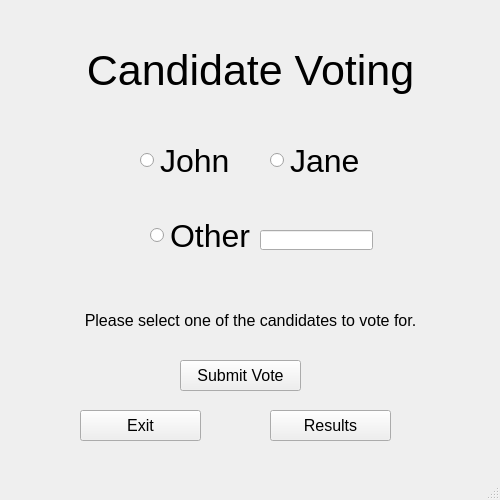
<?xml version="1.0" encoding="UTF-8"?>
<ui version="4.0">
 <class>MainWindow</class>
 <widget class="QMainWindow" name="MainWindow">
  <property name="enabled">
   <bool>true</bool>
  </property>
  <property name="geometry">
   <rect>
    <x>0</x>
    <y>0</y>
    <width>500</width>
    <height>500</height>
   </rect>
  </property>
  <property name="minimumSize">
   <size>
    <width>500</width>
    <height>500</height>
   </size>
  </property>
  <property name="maximumSize">
   <size>
    <width>500</width>
    <height>500</height>
   </size>
  </property>
  <property name="font">
   <font>
    <pointsize>12</pointsize>
   </font>
  </property>
  <property name="windowTitle">
   <string>CandidateVoting</string>
  </property>
  <widget class="QWidget" name="centralwidget">
   <widget class="QPushButton" name="submit_button">
    <property name="geometry">
     <rect>
      <x>180</x>
      <y>360</y>
      <width>121</width>
      <height>31</height>
     </rect>
    </property>
    <property name="maximumSize">
     <size>
      <width>500</width>
      <height>500</height>
     </size>
    </property>
    <property name="text">
     <string>Submit Vote</string>
    </property>
   </widget>
   <widget class="QLabel" name="result_text">
    <property name="geometry">
     <rect>
      <x>50</x>
      <y>280</y>
      <width>401</width>
      <height>81</height>
     </rect>
    </property>
    <property name="text">
     <string>Please select one of the candidates to vote for.</string>
    </property>
    <property name="alignment">
     <set>Qt::AlignCenter</set>
    </property>
   </widget>
   <widget class="QLabel" name="title">
    <property name="geometry">
     <rect>
      <x>0</x>
      <y>0</y>
      <width>501</width>
      <height>141</height>
     </rect>
    </property>
    <property name="font">
     <font>
      <pointsize>32</pointsize>
     </font>
    </property>
    <property name="text">
     <string>Candidate Voting</string>
    </property>
    <property name="alignment">
     <set>Qt::AlignCenter</set>
    </property>
   </widget>
   <widget class="QRadioButton" name="candidate2_button">
    <property name="geometry">
     <rect>
      <x>270</x>
      <y>140</y>
      <width>101</width>
      <height>41</height>
     </rect>
    </property>
    <property name="font">
     <font>
      <pointsize>24</pointsize>
     </font>
    </property>
    <property name="text">
     <string>Jane</string>
    </property>
   </widget>
   <widget class="QPushButton" name="result_button">
    <property name="geometry">
     <rect>
      <x>270</x>
      <y>410</y>
      <width>121</width>
      <height>31</height>
     </rect>
    </property>
    <property name="text">
     <string>Results</string>
    </property>
   </widget>
   <widget class="QPushButton" name="exit_button">
    <property name="geometry">
     <rect>
      <x>80</x>
      <y>410</y>
      <width>121</width>
      <height>31</height>
     </rect>
    </property>
    <property name="text">
     <string>Exit</string>
    </property>
   </widget>
   <widget class="QRadioButton" name="candidate1_button">
    <property name="geometry">
     <rect>
      <x>140</x>
      <y>140</y>
      <width>91</width>
      <height>41</height>
     </rect>
    </property>
    <property name="font">
     <font>
      <pointsize>24</pointsize>
     </font>
    </property>
    <property name="text">
     <string>John</string>
    </property>
   </widget>
   <widget class="QRadioButton" name="candidate3_button">
    <property name="geometry">
     <rect>
      <x>150</x>
      <y>210</y>
      <width>121</width>
      <height>51</height>
     </rect>
    </property>
    <property name="font">
     <font>
      <pointsize>24</pointsize>
     </font>
    </property>
    <property name="text">
     <string>Other</string>
    </property>
   </widget>
   <widget class="QLineEdit" name="other_input">
    <property name="enabled">
     <bool>true</bool>
    </property>
    <property name="geometry">
     <rect>
      <x>260</x>
      <y>230</y>
      <width>113</width>
      <height>20</height>
     </rect>
    </property>
   </widget>
  </widget>
  <widget class="QStatusBar" name="statusbar"/>
 </widget>
 <resources/>
 <connections/>
</ui>
